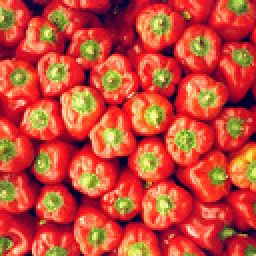
#> input picture tex/red_peppers.png, 128 x 128 px, found by its file name (shown 2 times larger)
$ jupyter execute --allow-errors recomposition_expe_OT.ipynb
#> lines starting #> are read from the running program, lines starting #| are printed output that depends on the picture
### src/texto.py
#  Copyright Arthur Leclaire (c), 2019.
#  https://plmlab.math.cnrs.fr/aleclaire/texto

#  Modified by Clément Weinreich and Paul-Henri Pinart in 2023

import numpy as np
import sklearn.mixture                # for EM
from skimage.transform import resize
from scipy.linalg import sqrtm
from src.patch import *
from src.gaussian_texture import *
import src.semidiscrete_ot as sdot
import matplotlib.pyplot as plt
import time
from src.affine_transport import *
import ot
from src.utils import wasserstein_distance

class model:
    def __init__(self,im0, w, nscales, ngmm, visu=False, s=1, niter=100000, C=1,mode="BASETEXTO",recomp_weight=False,mediane=False):
        # Texture synthesis with patch optimal transport
        #  This function initializes the texture model.
        #  It computes all the model parameters from a given exemplar image.
        #
        #   texmodel = model(im0,w,nscales,ngmm, visu = False, s=1, niter=100000, C=1)
        #
        # Input:
        # - im0:      original image
        # - w:        patch size (square patches of size w x w)
        # - nscales:  number of scales
        # - ngmm:     number of Gaussian components in GMM
        # [- visu     show synthesis results while estimating the model]
        # [- s        patch stride]
        # [- niter    number of iterations for estimating semi-discrete OT]
        # [- C        gradient step for estimating semi-discrete OT]
        #
        # Output:
        # - texmodel: texture model
        assert mode in ["BASETEXTO","RANDOMPATCH","NNPROJ","AFFINE"], "mode must be BASETEXTO, RANDOMPATCH, NNPROJ or AFFINE"

        m = im0.shape[0]
        n = im0.shape[1]
        if len(im0.shape)>2:
            nc = im0.shape[2]
        else:
            nc = 1

        self.nbchannels = nc
        self.nscales = nscales
        self.patchsize = w
        self.ngmm = ngmm
        self.mode = mode

        self.mediane= mediane
        self.recomp_weight = recomp_weight

        # Parameters
        self.s = s         # stride
        self.niter = niter  # nb of iterations in ASGD
        self.gradientstep = C          # gradient step in ASGD

        # Initialize lists to store transportation maps at all scales
        self.v = []
        self.y = []
        self.y2 = []
        self.nu = []
        self.gmm = []
        self.transform_params = []

        # Storing for experiments
        self.dist_X_TvX = []
        self.dist_Z_R_Z = []
        self.dist_Z_y = []
        self.dist_R_Z_y = []

        self.patches_before_transport = []
        self.patches_after_transport = []
        self.patches_after_recomp = []

        self.couts = []

        self.last_synthesis = None

        t0 = time.time()

        if(mediane and recomp_weight):
            raise Exception("Parametres pas clairs, mediane ou recomp_weight ?")

        for scale in range(nscales-1, -1, -1):

            print(f'Processing scale {scale}')

            # Original image at current scale
            rf = 2**scale
            msc = int(np.ceil(m/rf))
            nsc = int(np.ceil(n/rf))
            im0sc = resize(im0, (msc, nsc), order=3, clip = False, anti_aliasing=False, mode='symmetric');
            im0sc2 = resize(im0, (2*msc, 2*nsc), order=3, clip = False, anti_aliasing=False, mode='symmetric');

            # Synthesis before transport (Gaussian or upsampled)
            if scale == nscales-1:
                (t,mv) = estimate_adsn_model(im0sc)
                self.meancolor = mv
                self.texton = t
                mv = np.reshape(mv,(1,1,nc))*np.ones((msc,nsc,nc))
                synthbt = adsn(t,mv)

            # Construct patch operators
            P = patch(msc,nsc,nc,w,self.s)
            if scale>0:
                P2 = patch(2*msc,2*nsc,nc,2*w,2*self.s)

            # Extract patches before transport
            Pbt = P.im2patch(synthbt)
            # Source measure
            if scale == nscales-1:
                if(self.mode=="RANDOMPATCH"):
                    sample = lambda: Pbt[np.random.randint(P.Np),:]
                elif(self.mode=="AFFINE"):
                    pass
                else:
                    print(f'Estimate Gaussian model')
                    ind = np.zeros((msc,nsc))
                    ind[0:w,0:w] = 1
                    meanadsnp = mv[0:w,0:w,:].flatten()
                    covadsnp = get_covariance_adsn(t,ind)
                    R = sqrtm(covadsnp)   # Warning: should not have complex values!
                    R = np.real(R)
                    sample = lambda : meanadsnp[np.newaxis,:] + (R @ np.random.randn(P.pdim,1)).T
                    self.gauscov = R
            else:
                print(f'Estimate Source GMM with {ngmm} components')
                if(self.mode=="BASETEXTO"):
                    gmm = sklearn.mixture.GaussianMixture(n_components=ngmm).fit(Pbt) # spherical or full
                    sample = lambda : gmm.sample()[0]
                    self.gmm.append(gmm)
                elif(self.mode=="RANDOMPATCH"):
                    sample = lambda: Pbt[np.random.randint(P.Np),:]
                else:
                    sample = None


            # Target measure
            ntarget = min(P.Np, 1000)
            print(f'Estimate target measure with {ntarget} points')
            rperm = np.random.permutation(P.Np)
            P0 = P.im2patch(im0sc)
            y = P0[rperm[0:ntarget],:]
            nu = np.ones(ntarget)/ntarget
            self.y.append(y)
            self.nu.append(nu)
            if scale>0:
                P02 = P2.im2patch(im0sc2)
                y2 = P02[rperm[0:ntarget],:]
                self.y2.append(y2)

            # Compute semi-discrete optimal transport
            print('Compute semi-discrete optimal transport')
            if(self.mode=="NNPROJ"):
                v = 0
                self.v.append(v)
            elif(self.mode=="AFFINE"):
                A,b = affine_transport(Pbt,y)
                self.transform_params.append((A,b))
                affine_app = lambda x: A @ x + b
            else:
                v = sdot.asgd(sample,y,nu,self.niter,C)
                self.v.append(v)


            if(self.mode=="AFFINE"):
                Pbt_transformed = np.array([affine_app(x) for x in Pbt])
                Psynthsc,ind,cout = sdot.map(Pbt_transformed,y,0)
            else:
                # Apply transport map to all patches
                Psynthsc,ind,cout = sdot.map(Pbt,y,v)
                if(self.recomp_weight==False):
                    cout=None

            self.couts.append(cout)

            if(self.mediane):
                synth = P.patch2im_median(Psynthsc)
            else:
                synth = P.patch2im(Psynthsc,cout)

            self.dist_Z_y.append(wasserstein_distance(Psynthsc,y))
            self.dist_R_Z_y.append(wasserstein_distance(y,P.im2patch(synth)))
            self.dist_X_TvX.append(np.linalg.norm(Psynthsc - Pbt,axis=1).mean())
            self.dist_Z_R_Z.append(np.linalg.norm(Psynthsc - P.im2patch(synth),axis=1).mean())

            self.patches_before_transport.append(Pbt)
            self.patches_after_transport.append(Psynthsc)
            self.patches_after_recomp.append(P.im2patch(synth))

            if scale > 0: # Upsample current synthesis
                Psynth2 = y2[ind,:]
                if(self.mediane):
                    synthbt = P2.patch2im_median(Psynth2)
                else:
                    synthbt = P2.patch2im(Psynth2,cout)

            # Display
            if visu:
                dpi = 30
                fig = plt.figure(figsize=(m/float(dpi), n/float(dpi)))
                #fig = plt.subplots(1,2,constrained_layout=True)
                plt.subplot(121)
                plt.imshow(im0sc)
                plt.title('Original')
                plt.axis('off')
                plt.subplot(122)
                plt.imshow(synth)
                plt.title('Synthesis')
                fig.suptitle('Scale '+str(scale))
                plt.axis('off')
                plt.pause(0.1)

        elapsed_time = time.time()-t0
        print("Elapsed time : ", elapsed_time, ' seconds')


    # [88 lines left out: function synthesize, not called in this run]

### src/patch.py
# Copyright Arthur Leclaire (c), 2019.
#  https://plmlab.math.cnrs.fr/aleclaire/texto

#  Modified by Clément Weinreich and Paul-Henri Pinart in 2023

import numpy as np

class patch:

    def __init__(self,m,n,nc,w,s=1):
        # Initialize instance of class patch.
        #  P = patch(m,n,nc,w,s=1)
        #
        #  INPUT
        #   m,n    Spatial dimensions
        #   nc     Number of channels
        #   w      Patch size (w x w)
        #   s      Stride

        self.m = m
        self.n = n
        self.nc = nc
        self.w = w
        self.stride = s
        self.pdim = w*w*nc
        [x,y] = np.mgrid[0:m-w+1:s,0:n-w+1:s]
        Np = x.shape[0]*x.shape[1]  # number of patches
        self.Np = Np
        [dx,dy] = np.mgrid[0:w,0:w]
        X = x[:,:,np.newaxis,np.newaxis]+dx[np.newaxis,np.newaxis,:]
        Y = y[:,:,np.newaxis,np.newaxis]+dy[np.newaxis,np.newaxis,:]
        px = X.reshape((Np,w*w))
        py = Y.reshape((Np,w*w))
        px = np.tile(px[:,:,np.newaxis],(1,nc))
        py = np.tile(py[:,:,np.newaxis],(1,nc))
        px = px.reshape(Np,self.pdim)
        py = py.reshape(Np,self.pdim)
        pc = np.tile(np.arange(0,nc),(w*w,Np))
        self.pc = pc.reshape((Np,w*w*nc))
        #self.pc = pc.T
        self.px = px
        self.py = py

    def im2patch(self,u):
        # Extract patches from image u.
        #  Pu = P.im2patch(u)

        pu = u[self.px,self.py,self.pc]
        return pu


    # [17 lines left out: function patch2im, not called in this run]


    def patch2im_median(self, p):
        m, n, nc = self.m, self.n, self.nc
        px, py, pc = self.px, self.py, self.pc
        pdim = self.pdim

        # Initialize a 3D list to store pixel values
        # Each channel has a separate 2D list
        pixel_values = [[[] for _ in range(n)] for _ in range(m)]
        for c in range(nc):
            pixel_values[c] = [[[] for _ in range(n)] for _ in range(m)]

        # Accumulate pixel values from each patch
        for j in range(pdim):
            for i in range(len(px[:, j])):
                x, y, c = px[i, j], py[i, j], pc[i, j]
                pixel_values[c][x][y].append(p[i, j])

        # Create an empty array for the final image
        u = np.zeros((m, n, nc))

        # Compute median for each pixel
        for c in range(nc):
            for i in range(m):
                for j in range(n):
                    if pixel_values[c][i][j]:
                        u[i, j, c] = np.median(pixel_values[c][i][j])
        return u

### src/gaussian_texture.py
# Copyright Arthur Leclaire (c), 2019.

import numpy as np

def adsn(s,mu):
    # Compute an Asymptotic Discrete Spot Noise texture.
    #
    #   out = adsn(s,mu) computes a realization of the Gaussian stationary
    #   random field of mean mu and whose covariance function is
    #   the autocorrelation of s.
    #   The output is of same size as the mean image mu.
    #
    #   Notice that the covariance of the resulting field is
    #   the non-periodic autocorrelation of s.
    #
    #   NB :
    #   - The mean value of s is not substracted.
    #   - The input s can have multiple channels.

    M,N,C = mu.shape
    m,n,c = s.shape
    out = adsn_periodic(s,np.zeros((M+m,N+n,c)))
    out = mu + out[0:M,0:N,:]
    return out

def adsn_periodic(s,mu):
    # Compute a periodic Asymptotic Discrete Spot Noise texture.
    #
    #   out = adsn_periodic(s,mu)
    #
    #   computes a realization of the Gaussian
    #   circularly stationary random field of mean mu and whose
    #   covariance function is the periodic autocorrelation of s.
    #
    #   Notice that the covariance of the resulting field is the
    #   periodic autocorrelation of s.
    #
    #   NB :
    #   - The mean value of s is not substracted.
    #   - If size(s,1)>M or size(s,2)>N , then s is cropped.
    #   - The input s can have multiple channels.
    #
    #   This texture model is presented in the paper
    #       "Random Phase Textures: Theory and Synthesis",
    #       (B. Galerne, Y. Gousseau, J.-M. Morel),
    #       IEEE Transactions on Image Processing, 2011.

    M,N,C = mu.shape
    m,n,c = s.shape
    if m>M:
        s = s[0:M,:,:]
    elif n>N:
        s = s[:,0:N,:]
    s = zeropad(s,M,N)
    out = np.zeros((M,N,C))
    W = np.random.randn(M,N,1)
    W = np.tile(W,(1,1,C))
    fW = np.fft.fft2(W,axes=(0,1))
    fs = np.fft.fft2(s,axes=(0,1))
    out = mu+np.real(np.fft.ifft2(fW*fs,axes=(0,1))) # convolution
    return out

def estimate_adsn_model(u):
    # Compute the mean and texton associated with u
    #   [ t,m ] = estimate_adsn_model( u,Mb,Nb,maskrgb )
    #
    #   INPUT
    #   u       Original texture image
    #   Mb,Nb   (optional) The texton is embedded in a MbxNb image
    #   maskrgb (optional) Estimate the ADSN model outside a mask
    #
    #   OUTPUT
    #   t       Texton of the ADSN model
    #   m       Mean value of the ADSN model

    M,N,C = u.shape
    m = np.mean(u,(0,1))
    t = (u-m)/np.sqrt(M*N)
    return t,m

def zeropad(u,M,N):
    # v = zeropad( u,M,N )
    #   Extend u by zero on a domain of size M x N

    if u.ndim==2:
        m,n = u.shape
        v = np.zeros((M,N))
        v[0:m,0:n] = np.copy(u)
    else:
        m,n,C = u.shape
        v = np.zeros((M,N,C))
        v[0:m,0:n,:] = np.copy(u)
    return v

def get_covariance_adsn(t,ind,per=0):
    # S = get_covariance_adsn(t,ind,per=0):
    #   Compute the covariance matrix associated to a Gaussian texture model.
    #
    #   INPUT
    #   t        Texton of the ADSN model
    #   ind      Indicator function of the desired points
    #   per      1 to work with periodic ADSN or 0 otherwise.

    M,N,C = t.shape
    if per == 0:
        M *= 2
        N *= 2
        t = zeropad(t,M,N)
        ind = zeropad(ind,M,N)

    ft = np.fft.fft2(t)

    covt = np.zeros((M,N,C,C))
    for a in range(0,C):
        for b in range(0,C):
            covt[:,:,a,b] = np.real(np.fft.ifft2(np.conj(ft[:,:,a])*ft[:,:,b]))
    ca, cb = np.nonzero(ind>0.5)
    cn = ca.size
    S = np.zeros((cn*C,cn*C))
    for j in range(0,cn):
        for a in range(0,C):
            for b in range(0,C):
                sa,sb = cn*a,cn*b
                covtt = np.roll(covt[:,:,a,b],(ca[j],cb[j]))
                S[sa+j,sb:sb+cn] = covtt[ca,cb].reshape(cn)
    return S

### src/semidiscrete_ot.py
# Copyright Arthur Leclaire (c), 2019.

import numpy as np

def asgd(sample, y, nu, niter, C):
    #  Estimate Semi discrete optimal transport map
    #   by Average stochastic gradient descent.
    #
    # v = asgd(sample,y,nu,niter,C)
    #
    # Input:
    # - sample: function to compute a sample of source distribution
    # - y: set of Dirac locations of target distribution
    # - nu: masses of Diracs
    # - niter: number of iterations
    # - C: parameter (gradient step)
    #
    # Ouput:
    # - v: final potential values
    #
    # NB:
    #   - we use c(x,y) = |x-y|^2 as cost function

    J = y.shape[0]
    v = np.zeros(J)
    vt = np.zeros(J) # transport costs we optimize v(y)
    for k in range(1, niter+1):
        X = sample()
        r = np.sum((X-y)**2, axis=1)-vt
        # equivalent to
        # r = np.sum((np.tile(X, (J, 1))-y)**2, axis=1)-vt
        irmin = np.argmin(r)
        grad = np.copy(nu)
        grad[irmin] = grad[irmin]-1
        vt = vt + np.double(C)/np.sqrt(k)*grad
        v = 1/k*vt + (k-1)/k*v
    return v


def map(x, y, v):
    # Compute a conditional sample of the optimal transport plan given x .
    #
    # Y,j = sample_transport_plan( x,y,v )
    #
    # Input:
    # - x: sample of source distribution
    # - y: set of Dirac locations of target distribution
    # - v: potentials defining the optimal transport plan
    #
    # Output:
    # - Y: transformed samples
    # - j: corresponding indices (chosen samples in y)
    #
    # NB: we use c(x,y) = |x-y|^2 as cost function
    vt = v - np.sum(y**2, axis=1)
    r = -2 * x @ y.T - vt
    j = np.argmin(r, axis=1)
    Y = y[j, :]
    cout = np.min(r, axis=1)
    return Y, j,cout

### recomposition_expe_OT.ipynb
[cell 1]
import numpy as np
import matplotlib.pyplot as plt
import matplotlib.image

# from gmm_ot import *
from src.patch import *
from src.gaussian_texture import *
import src.semidiscrete_ot as sdot
import pandas as pd
import src.texto as texto
import time

[cell 2]
# Load input image
im0 = np.double(plt.imread('TextureOptimalTransport_MVA/tex/red_peppers.png'))
m,n,nc=im0.shape
#> m = 128; n = 128; nc = 3


dist_R_Z_y_moy = []
dist_R_Z_y_med = []
dist_R_Z_y_weight = []
dist_Z_y_moy = []
dist_Z_y_med = []
dist_Z_y_weight = []

time_start=time.time()

#> (the rest of this cell did not finish here and is left out)

[cell 3]
# load all the results
npzfile = np.load("results/patchrecomp_OT.npz")
#> (reads results/patchrecomp_OT.npz from the repository)
# incoherences in the keys due to different code versions
# but dist_Z_R_Z_moy contains dist_R_Z_y_moy, ect.
dist_R_Z_y_moy = npzfile["dist_Z_R_Z_moy"]
dist_R_Z_y_med = npzfile["dist_Z_R_Z_med"]
dist_R_Z_y_weight = npzfile["dist_Z_R_Z_weight"]
dist_Z_y_moy = npzfile["dist_X_TvX_moy"]
dist_Z_y_med = npzfile["dist_X_TvX_med"]
dist_Z_y_weight = npzfile["dist_X_TvX_weight"]

[cell 4]
avg_dist_R_Z_y_moy = np.mean(dist_R_Z_y_moy,axis=0)
avg_dist_R_Z_y_med = np.mean(dist_R_Z_y_med,axis=0)
avg_dist_R_Z_y_weight = np.mean(dist_R_Z_y_weight,axis=0)
avg_dist_Z_y_moy = np.mean(dist_Z_y_moy,axis=0)
avg_dist_Z_y_med = np.mean(dist_Z_y_med,axis=0)
avg_dist_Z_y_weight = np.mean(dist_Z_y_weight,axis=0)

std_dist_R_Z_y_moy = np.std(dist_R_Z_y_moy,axis=0)
std_dist_R_Z_y_med = np.std(dist_R_Z_y_med,axis=0)
std_dist_R_Z_y_weight = np.std(dist_R_Z_y_weight,axis=0)
std_dist_Z_y_moy = np.std(dist_Z_y_moy,axis=0)
std_dist_Z_y_med = np.std(dist_Z_y_med,axis=0)
std_dist_Z_y_weight = np.std(dist_Z_y_weight,axis=0)

[cell 5]
from matplotlib.lines import Line2D

# Grouping data by method
avg_dist_R_Z_y = {
    'mean': avg_dist_R_Z_y_moy,
    'median': avg_dist_R_Z_y_med,
    'weighted avg': avg_dist_R_Z_y_weight
}

avg_dist_Z_y = {
    'mean': avg_dist_Z_y_moy,
    'median': avg_dist_Z_y_med,
    'weighted avg': avg_dist_Z_y_weight
}

std_dist_R_Z_y = {
    'mean': std_dist_R_Z_y_moy,
    'median': std_dist_R_Z_y_med,
    'weighted avg': std_dist_R_Z_y_weight
}

std_dist_Z_y = {
    'mean': std_dist_Z_y_moy,
    'median': std_dist_Z_y_med,
    'weighted avg': std_dist_Z_y_weight
}

fig, ax = plt.subplots(figsize=(12, 8))
distinct_colors = ['red', 'blue', 'green']
metric_line_styles = {'d_recomp': '-', 'd_transfo': '--'}
methods = ['mean', 'median', 'weighted avg']

x_values = [3,2,1,0]
for i, metric in enumerate(['d_recomp', 'd_transfo']):
    for j, method in enumerate(methods):
        color = distinct_colors[j]
        linestyle = metric_line_styles[metric]
        avg_data = avg_dist_R_Z_y[method] if metric == 'd_recomp' else avg_dist_Z_y[method]
        std_data = std_dist_R_Z_y[method] if metric == 'd_recomp' else std_dist_Z_y[method]

        # ax.errorbar(x_values, avg_data, yerr=std_data,
        #             linestyle=linestyle, color=color,
        #             marker=',', linewidth=2)
        ax.plot(x_values, avg_data, linestyle=linestyle, color=color, marker='o', linewidth=2)

#ax.set_title('Comparison of d_transfo and d2for median, mean and weighted mean')
ax.set_xlabel('Scales')
ax.set_ylabel('Average Wasserstein distance')
ax.set_xticks(x_values)
ax.set_xticklabels(['0', '1', '2', '3'])

# Custom legend
legend_elements = [
    Line2D([0], [0], color=distinct_colors[j], lw=2, linestyle=metric_line_styles[metric],
           label=f'{metric} - {methods[j]}') for i, metric in enumerate(['d_recomp', 'd_transfo']) for j in range(3)
]

ax.legend(handles=legend_elements)

plt.tight_layout()
plt.show()
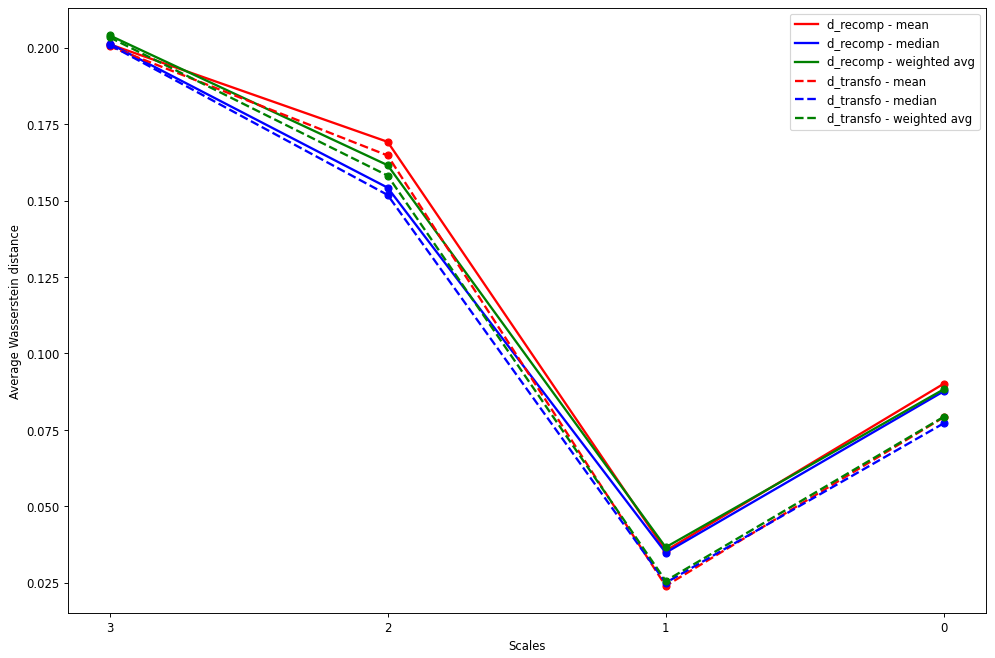
#> figure drawn by matplotlib, 1 panel
